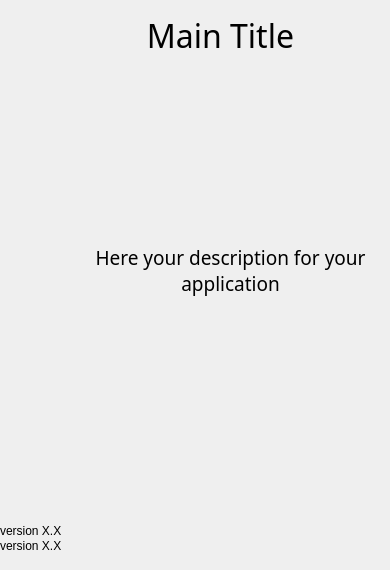
    <widget class="QWidget" name="tabwidget0">
     <attribute name="title">
      <string>tab 0</string>
     </attribute>
     <widget class="QLabel" name="label_main_title">
      <property name="geometry">
       <rect>
        <x>70</x>
        <y>10</y>
        <width>301</width>
        <height>51</height>
       </rect>
      </property>
      <property name="font">
       <font>
        <family>Ebrima</family>
        <pointsize>24</pointsize>
        <underline>false</underline>
       </font>
      </property>
      <property name="mouseTracking">
       <bool>false</bool>
      </property>
      <property name="text">
       <string>Main Title</string>
      </property>
      <property name="alignment">
       <set>Qt::AlignCenter</set>
      </property>
     </widget>
     <widget class="QLabel" name="label_description">
      <property name="geometry">
       <rect>
        <x>80</x>
        <y>190</y>
        <width>301</width>
        <height>161</height>
       </rect>
      </property>
      <property name="font">
       <font>
        <family>Ebrima</family>
        <pointsize>14</pointsize>
       </font>
      </property>
      <property name="text">
       <string>Here your description for your application</string>
      </property>
      <property name="alignment">
       <set>Qt::AlignCenter</set>
      </property>
      <property name="wordWrap">
       <bool>true</bool>
      </property>
     </widget>
     <widget class="QLabel" name="label_version">
      <property name="geometry">
       <rect>
        <x>0</x>
        <y>515</y>
        <width>101</width>
        <height>31</height>
       </rect>
      </property>
      <property name="font">
       <font>
        <pointsize>9</pointsize>
       </font>
      </property>
      <property name="text">
       <string>version X.X</string>
      </property>
     </widget>
     <widget class="QLabel" name="label_creator">
      <property name="geometry">
       <rect>
        <x>0</x>
        <y>530</y>
        <width>101</width>
        <height>31</height>
       </rect>
      </property>
      <property name="font">
       <font>
        <pointsize>9</pointsize>
       </font>
      </property>
      <property name="text">
       <string>version X.X</string>
      </property>
     </widget>
    </widget>
